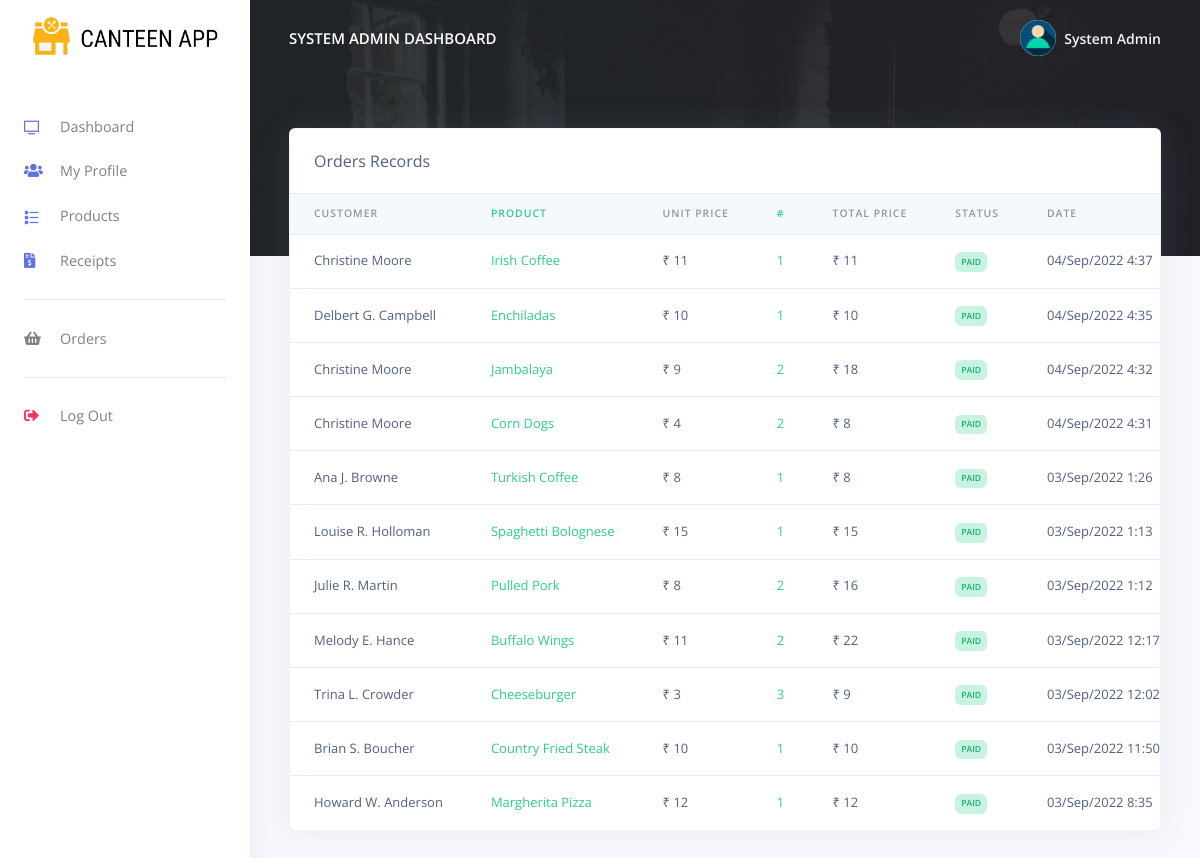
Page /cashier/orders_reports.php (signed in) on the earlier database version.
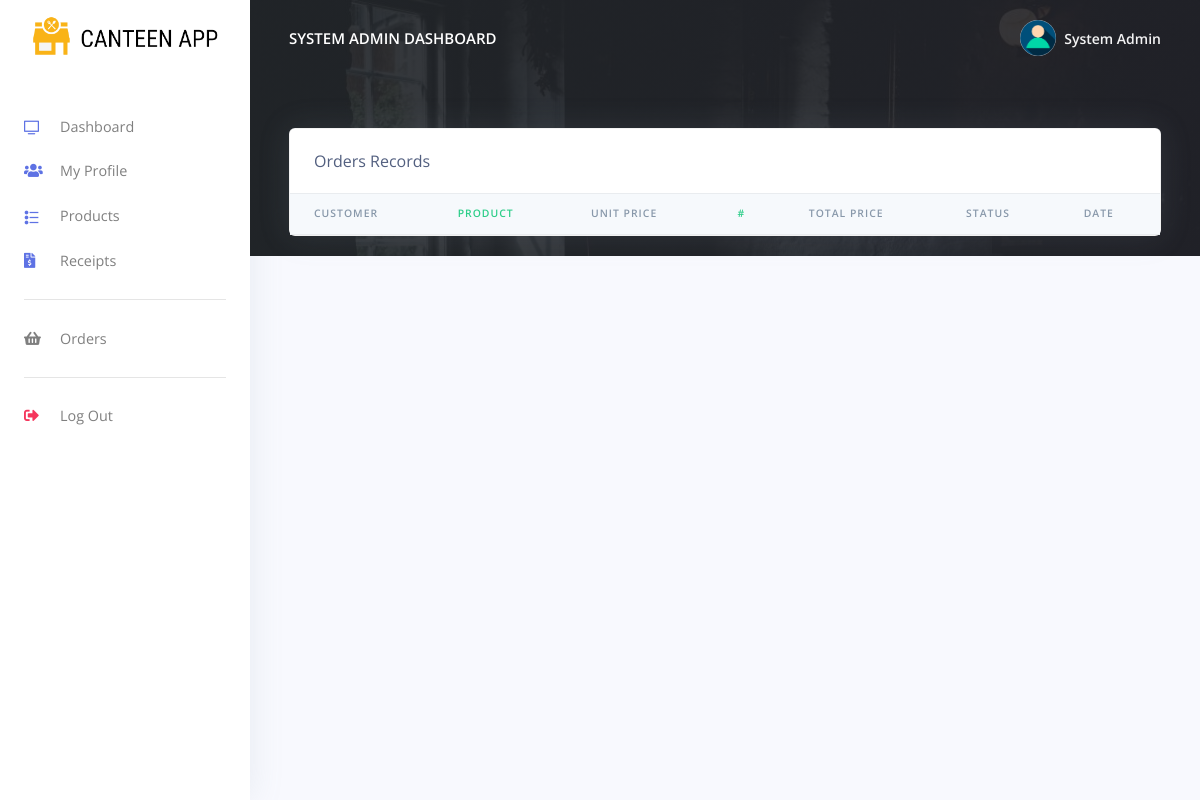
Same page on the later database version.
### tables this page shows
CREATE TABLE `rpos_admin` (
  `admin_id` varchar(200) NOT NULL,
  `admin_name` varchar(200) NOT NULL,
  `admin_email` varchar(200) NOT NULL,
  `admin_password` varchar(200) NOT NULL
);

CREATE TABLE `rpos_orders` (
  `order_id` varchar(200) NOT NULL,
  `order_code` varchar(200) NOT NULL,
  `customer_id` varchar(200) NOT NULL,
  `customer_name` varchar(200) NOT NULL,
  `prod_id` varchar(200) NOT NULL,
  `prod_name` varchar(200) NOT NULL,
  `prod_price` varchar(200) NOT NULL,
  `prod_qty` varchar(200) NOT NULL,
  `order_status` varchar(200) NOT NULL,
  `created_at` timestamp(6) NOT NULL DEFAULT CURRENT_TIMESTAMP(6) ON UPDATE CURRENT_TIMESTAMP(6)
);

### cashier/orders_reports.php (the view, shortened to what the changed rows need)
<?php
include('config/config.php');
require_once('partials/_head.php');
?>
<body>
    <?php
    require_once('partials/_sidebar.php');
    ?>
    <div class="main-content">
        <?php
        require_once('partials/_topnav.php');
        ?>
        <div class="container-fluid mt--8">
            <div class="row">
                <div class="col">
                    <div class="card shadow">
                        <div class="table-responsive">
                            <table class="table align-items-center table-flush">
                                <thead class="thead-light">
                                    <tr>
                                        <th scope="col">Customer</th>
                                        <th class="text-success" scope="col">Product</th>
                                        <th scope="col">Unit Price</th>
                                        <th class="text-success" scope="col">#</th>
                                        <th scope="col">Total Price</th>
                                        <th scop="col">Status</th>
                                        <th scope="col">Date</th>
                                    </tr>
                                </thead>
                                <tbody>
                                    <?php
                                    $ret = "SELECT * FROM  rpos_orders ORDER BY `created_at` DESC  ";
                                    $stmt = $mysqli->prepare($ret);
                                    $stmt->execute();
                                    $res = $stmt->get_result();
                                    while ($order = $res->fetch_object()) {
                                        $total = ($order->prod_price * $order->prod_qty);
                                    ?>
                                        <tr>
                                            <td><?php echo $order->customer_name; ?></td>
                                            <td class="text-success"><?php echo $order->prod_name; ?></td>
                                            <td>₹ <?php echo $order->prod_price; ?></td>
                                            <td class="text-success"><?php echo $order->prod_qty; ?></td>
                                            <td>₹ <?php echo $total; ?></td>
                                            <td><?php if ($order->order_status == '') {
                                                    echo "<span class='badge badge-danger'>Not Paid</span>";
                                                } else {
                                                    echo "<span class='badge badge-success'>$order->order_status</span>";
                                                } ?></td>
                                            <td><?php echo date('d/M/Y g:i', strtotime($order->created_at)); ?></td>
                                        </tr>
                                    <?php } ?>
                                </tbody>
                            </table>
                        </div>
                    </div>
                </div>
            </div>
        </div>
    </div>
</body>
</html>

### cashier/partials/_sidebar.php (shortened to what the changed rows need)
<?php
$admin_id = $_SESSION['admin_id'];
$ret = "SELECT * FROM  rpos_admin  WHERE admin_id = '$admin_id'";
$stmt = $mysqli->prepare($ret);
$stmt->execute();
$res = $stmt->get_result();
while ($admin = $res->fetch_object()) {
?>
  <nav class="navbar navbar-vertical fixed-left navbar-expand-md navbar-light bg-white" id="sidenav-main">
    <div class="container-fluid">
      <a class="navbar-brand pt-0" href="dashboard.php">
        <img src="assets/img/brand/repos.png" class="navbar-brand-img" alt="...">
      </a>
      <div class="collapse navbar-collapse" id="sidenav-collapse-main">
        <ul class="navbar-nav">
          <li class="nav-item">
            <a class="nav-link" href="dashboard.php">
              <i class="ni ni-tv-2 text-primary"></i> Dashboard
            </a>
          </li>
          <li class="nav-item">
            <a class="nav-link" href="change_profile.php">
              <i class="fas fa-users text-primary"></i> My Profile
            </a>
          </li>
          <li class="nav-item">
            <a class="nav-link" href="products.php">
              <i class="ni ni-bullet-list-67 text-primary"></i>Products
            </a>
          </li>
          <li class="nav-item">
            <a class="nav-link" href="receipts.php">
              <i class="fas fa-file-invoice-dollar text-primary"></i> Receipts
            </a>
          </li>
        </ul>
        <hr class="my-3">
        <ul class="navbar-nav">
          <li class="nav-item">
            <a class="nav-link" href="orders_reports.php">
              <i class="fas fa-shopping-basket"></i> Orders
            </a>
          </li>
        </ul>
        <hr class="my-3">
        <ul class="navbar-nav mb-md-3">
          <li class="nav-item">
            <a class="nav-link" href="logout.php">
              <i class="fas fa-sign-out-alt text-danger"></i> Log Out
            </a>
          </li>
        </ul>
      </div>
    </div>
  </nav>
<?php } ?>

### cashier/partials/_topnav.php (shortened to what the changed rows need)
<?php
$admin_id = $_SESSION['admin_id'];
$ret = "SELECT * FROM  rpos_admin  WHERE admin_id = '$admin_id'";
$stmt = $mysqli->prepare($ret);
$stmt->execute();
$res = $stmt->get_result();
while ($admin = $res->fetch_object()) {
?>
    <nav class="navbar navbar-top navbar-expand-md navbar-dark" id="navbar-main">
        <div class="container-fluid">
            <a class="h4 mb-0 text-white text-uppercase d-none d-lg-inline-block" href="dashboard.php"><?php echo $admin->admin_name; ?> Dashboard</a>
            <ul class="navbar-nav align-items-center d-none d-md-flex">
                <li class="nav-item dropdown">
                    <a class="nav-link pr-0" href="#" role="button" data-toggle="dropdown" aria-haspopup="true" aria-expanded="false">
                        <div class="media align-items-center">
                            <span class="avatar avatar-sm rounded-circle">
                                <img alt="Image placeholder" src="assets/img/theme/user-a-min.png">
                            </span>
                            <div class="media-body ml-2 d-none d-lg-block">
                                <span class="mb-0 text-sm  font-weight-bold"><?php echo $admin->admin_name; ?></span>
                            </div>
                        </div>
                    </a>
                </li>
            </ul>
        </div>
    </nav>
<?php } ?>

Differences in the rows shown:
removed rpos_orders: customer_name "Christine Moore", prod_name "Irish Coffee", prod_price "11", prod_qty "1", order_status "PAID", created_at "04/Sep/2022 4:37"
removed rpos_orders: customer_name "Delbert G. Campbell", prod_name "Enchiladas", prod_price "10", prod_qty "1", order_status "PAID", created_at "04/Sep/2022 4:35"
removed rpos_orders: customer_name "Christine Moore", prod_name "Jambalaya", prod_price "9", prod_qty "2", total "18", order_status "PAID", created_at "04/Sep/2022 4:32"
removed rpos_orders: customer_name "Christine Moore", prod_name "Corn Dogs", prod_price "4", prod_qty "2", total "8", order_status "PAID", created_at "04/Sep/2022 4:31"
removed rpos_orders: customer_name "Ana J. Browne", prod_name "Turkish Coffee", prod_price "8", prod_qty "1", order_status "PAID", created_at "03/Sep/2022 1:26"
removed rpos_orders: customer_name "Louise R. Holloman", prod_name "Spaghetti Bolognese", prod_price "15", prod_qty "1", order_status "PAID", created_at "03/Sep/2022 1:13"
removed rpos_orders: customer_name "Julie R. Martin", prod_name "Pulled Pork", prod_price "8", prod_qty "2", total "16", order_status "PAID", created_at "03/Sep/2022 1:12"
removed rpos_orders: customer_name "Melody E. Hance", prod_name "Buffalo Wings", prod_price "11", prod_qty "2", total "22", order_status "PAID", created_at "03/Sep/2022 12:17"
removed rpos_orders: customer_name "Trina L. Crowder", prod_name "Cheeseburger", prod_price "3", prod_qty "3", total "9", order_status "PAID", created_at "03/Sep/2022 12:02"
removed rpos_orders: customer_name "Brian S. Boucher", prod_name "Country Fried Steak", prod_price "10", prod_qty "1", order_status "PAID", created_at "03/Sep/2022 11:50"
removed rpos_orders: customer_name "Howard W. Anderson", prod_name "Margherita Pizza", prod_price "12", prod_qty "1", order_status "PAID", created_at "03/Sep/2022 8:35"
